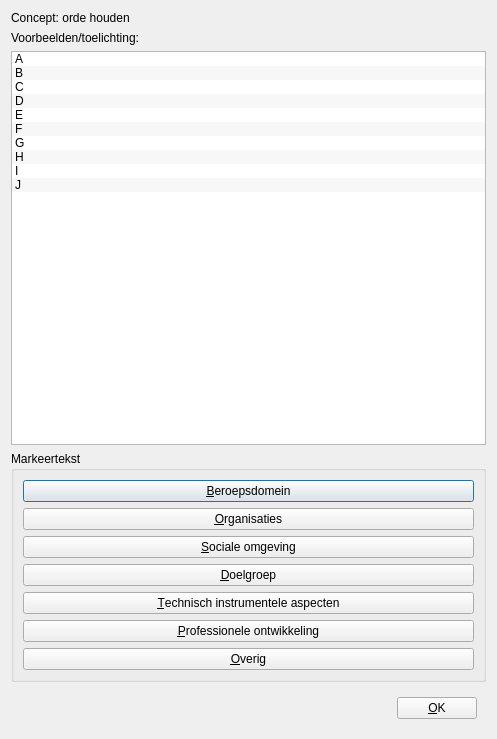
<?xml version="1.0" encoding="UTF-8"?>
<ui version="4.0">
 <class>QtRateExamplesDialog</class>
 <widget class="QDialog" name="QtRateExamplesDialog">
  <property name="geometry">
   <rect>
    <x>0</x>
    <y>0</y>
    <width>497</width>
    <height>739</height>
   </rect>
  </property>
  <property name="windowTitle">
   <string>Evalueer voorbeelden</string>
  </property>
  <layout class="QVBoxLayout" name="verticalLayout">
   <item>
    <widget class="QLabel" name="label_concept_name">
     <property name="text">
      <string>Concept: orde houden</string>
     </property>
     <property name="wordWrap">
      <bool>true</bool>
     </property>
    </widget>
   </item>
   <item>
    <widget class="QLabel" name="label_above_list">
     <property name="text">
      <string>Voorbeelden/toelichting:</string>
     </property>
    </widget>
   </item>
   <item>
    <widget class="QListWidget" name="list">
     <property name="verticalScrollBarPolicy">
      <enum>Qt::ScrollBarAsNeeded</enum>
     </property>
     <property name="alternatingRowColors">
      <bool>true</bool>
     </property>
     <property name="resizeMode">
      <enum>QListView::Adjust</enum>
     </property>
     <property name="wordWrap">
      <bool>true</bool>
     </property>
     <item>
      <property name="text">
       <string>A</string>
      </property>
      <property name="icon">
       <iconset resource="../../Projects/ProjectBrainweaver/Brainweaver.qrc">
        <normaloff>:/images/PicRed14x14.png</normaloff>:/images/PicRed14x14.png</iconset>
      </property>
     </item>
     <item>
      <property name="text">
       <string>B</string>
      </property>
      <property name="icon">
       <iconset resource="../../Projects/ProjectBrainweaver/Brainweaver.qrc">
        <normaloff>:/images/PicOrange14x14.png</normaloff>:/images/PicOrange14x14.png</iconset>
      </property>
     </item>
     <item>
      <property name="text">
       <string>C</string>
      </property>
      <property name="icon">
       <iconset resource="../../Projects/ProjectBrainweaver/Brainweaver.qrc">
        <normaloff>:/images/PicYellow14x14.png</normaloff>:/images/PicYellow14x14.png</iconset>
      </property>
     </item>
     <item>
      <property name="text">
       <string>D</string>
      </property>
      <property name="icon">
       <iconset resource="../../Projects/ProjectBrainweaver/Brainweaver.qrc">
        <normaloff>:/images/PicGreen14x14.png</normaloff>:/images/PicGreen14x14.png</iconset>
      </property>
     </item>
     <item>
      <property name="text">
       <string>E</string>
      </property>
      <property name="icon">
       <iconset resource="../../Projects/ProjectBrainweaver/Brainweaver.qrc">
        <normaloff>:/images/PicCyan14x14.png</normaloff>:/images/PicCyan14x14.png</iconset>
      </property>
     </item>
     <item>
      <property name="text">
       <string>F</string>
      </property>
      <property name="icon">
       <iconset resource="../../Projects/ProjectBrainweaver/Brainweaver.qrc">
        <normaloff>:/images/PicBlue14x14.png</normaloff>:/images/PicBlue14x14.png</iconset>
      </property>
     </item>
     <item>
      <property name="text">
       <string>G</string>
      </property>
      <property name="icon">
       <iconset resource="../../Projects/ProjectBrainweaver/Brainweaver.qrc">
        <normaloff>:/images/PicPurple14x14.png</normaloff>:/images/PicPurple14x14.png</iconset>
      </property>
     </item>
     <item>
      <property name="text">
       <string>H</string>
      </property>
      <property name="icon">
       <iconset resource="../../Projects/ProjectBrainweaver/Brainweaver.qrc">
        <normaloff>:/images/PicWhite14x14.png</normaloff>:/images/PicWhite14x14.png</iconset>
      </property>
     </item>
     <item>
      <property name="text">
       <string>I</string>
      </property>
      <property name="icon">
       <iconset resource="../../Projects/ProjectBrainweaver/Brainweaver.qrc">
        <normaloff>:/images/PicWhite14x14.png</normaloff>:/images/PicWhite14x14.png</iconset>
      </property>
     </item>
     <item>
      <property name="text">
       <string>J</string>
      </property>
      <property name="icon">
       <iconset resource="../../Projects/ProjectBrainweaver/Brainweaver.qrc">
        <normaloff>:/images/PicWhite14x14.png</normaloff>:/images/PicWhite14x14.png</iconset>
      </property>
     </item>
    </widget>
   </item>
   <item>
    <widget class="QGroupBox" name="groupBox">
     <property name="layoutDirection">
      <enum>Qt::LeftToRight</enum>
     </property>
     <property name="title">
      <string>Markeertekst</string>
     </property>
     <layout class="QVBoxLayout" name="verticalLayout_2">
      <item>
       <widget class="QPushButton" name="button_prof">
        <property name="sizePolicy">
         <sizepolicy hsizetype="Minimum" vsizetype="Minimum">
          <horstretch>0</horstretch>
          <verstretch>0</verstretch>
         </sizepolicy>
        </property>
        <property name="text">
         <string>&amp;Beroepsdomein</string>
        </property>
        <property name="icon">
         <iconset resource="../../Projects/ProjectBrainweaver/Brainweaver.qrc">
          <normaloff>:/images/PicRed14x14.png</normaloff>:/images/PicRed14x14.png</iconset>
        </property>
        <property name="checkable">
         <bool>false</bool>
        </property>
        <property name="flat">
         <bool>false</bool>
        </property>
       </widget>
      </item>
      <item>
       <widget class="QPushButton" name="button_organisations">
        <property name="sizePolicy">
         <sizepolicy hsizetype="Minimum" vsizetype="Minimum">
          <horstretch>0</horstretch>
          <verstretch>0</verstretch>
         </sizepolicy>
        </property>
        <property name="text">
         <string>&amp;Organisaties</string>
        </property>
        <property name="icon">
         <iconset resource="../../Projects/ProjectBrainweaver/Brainweaver.qrc">
          <normaloff>:/images/PicOrange14x14.png</normaloff>:/images/PicOrange14x14.png</iconset>
        </property>
       </widget>
      </item>
      <item>
       <widget class="QPushButton" name="button_social">
        <property name="sizePolicy">
         <sizepolicy hsizetype="Minimum" vsizetype="Minimum">
          <horstretch>0</horstretch>
          <verstretch>0</verstretch>
         </sizepolicy>
        </property>
        <property name="text">
         <string>&amp;Sociale omgeving</string>
        </property>
        <property name="icon">
         <iconset resource="../../Projects/ProjectBrainweaver/Brainweaver.qrc">
          <normaloff>:/images/PicYellow14x14.png</normaloff>:/images/PicYellow14x14.png</iconset>
        </property>
       </widget>
      </item>
      <item>
       <widget class="QPushButton" name="button_target_audience">
        <property name="sizePolicy">
         <sizepolicy hsizetype="Minimum" vsizetype="Minimum">
          <horstretch>0</horstretch>
          <verstretch>0</verstretch>
         </sizepolicy>
        </property>
        <property name="text">
         <string>&amp;Doelgroep</string>
        </property>
        <property name="icon">
         <iconset resource="../../Projects/ProjectBrainweaver/Brainweaver.qrc">
          <normaloff>:/images/PicGreen14x14.png</normaloff>:/images/PicGreen14x14.png</iconset>
        </property>
       </widget>
      </item>
      <item>
       <widget class="QPushButton" name="button_ti_knowledge">
        <property name="sizePolicy">
         <sizepolicy hsizetype="Minimum" vsizetype="Minimum">
          <horstretch>0</horstretch>
          <verstretch>0</verstretch>
         </sizepolicy>
        </property>
        <property name="text">
         <string>&amp;Technisch instrumentele aspecten</string>
        </property>
        <property name="icon">
         <iconset resource="../../Projects/ProjectBrainweaver/Brainweaver.qrc">
          <normaloff>:/images/PicCyan14x14.png</normaloff>:/images/PicCyan14x14.png</iconset>
        </property>
       </widget>
      </item>
      <item>
       <widget class="QPushButton" name="button_prof_development">
        <property name="sizePolicy">
         <sizepolicy hsizetype="Minimum" vsizetype="Minimum">
          <horstretch>0</horstretch>
          <verstretch>0</verstretch>
         </sizepolicy>
        </property>
        <property name="text">
         <string>&amp;Professionele ontwikkeling</string>
        </property>
        <property name="icon">
         <iconset resource="../../Projects/ProjectBrainweaver/Brainweaver.qrc">
          <normaloff>:/images/PicBlue14x14.png</normaloff>:/images/PicBlue14x14.png</iconset>
        </property>
       </widget>
      </item>
      <item>
       <widget class="QPushButton" name="button_misc">
        <property name="sizePolicy">
         <sizepolicy hsizetype="Minimum" vsizetype="Minimum">
          <horstretch>0</horstretch>
          <verstretch>0</verstretch>
         </sizepolicy>
        </property>
        <property name="text">
         <string>&amp;Overig</string>
        </property>
        <property name="icon">
         <iconset resource="../../Projects/ProjectBrainweaver/Brainweaver.qrc">
          <normaloff>:/images/PicPurple14x14.png</normaloff>:/images/PicPurple14x14.png</iconset>
        </property>
       </widget>
      </item>
     </layout>
    </widget>
   </item>
   <item>
    <widget class="QWidget" name="widget" native="true">
     <layout class="QHBoxLayout" name="horizontalLayout_2">
      <item>
       <spacer name="horizontalSpacer">
        <property name="orientation">
         <enum>Qt::Horizontal</enum>
        </property>
        <property name="sizeHint" stdset="0">
         <size>
          <width>40</width>
          <height>20</height>
         </size>
        </property>
       </spacer>
      </item>
      <item>
       <widget class="QPushButton" name="button_ok">
        <property name="text">
         <string>&amp;OK</string>
        </property>
       </widget>
      </item>
     </layout>
    </widget>
   </item>
  </layout>
 </widget>
 <resources>
  <include location="../../Projects/ProjectBrainweaver/Brainweaver.qrc"/>
 </resources>
 <connections/>
</ui>
